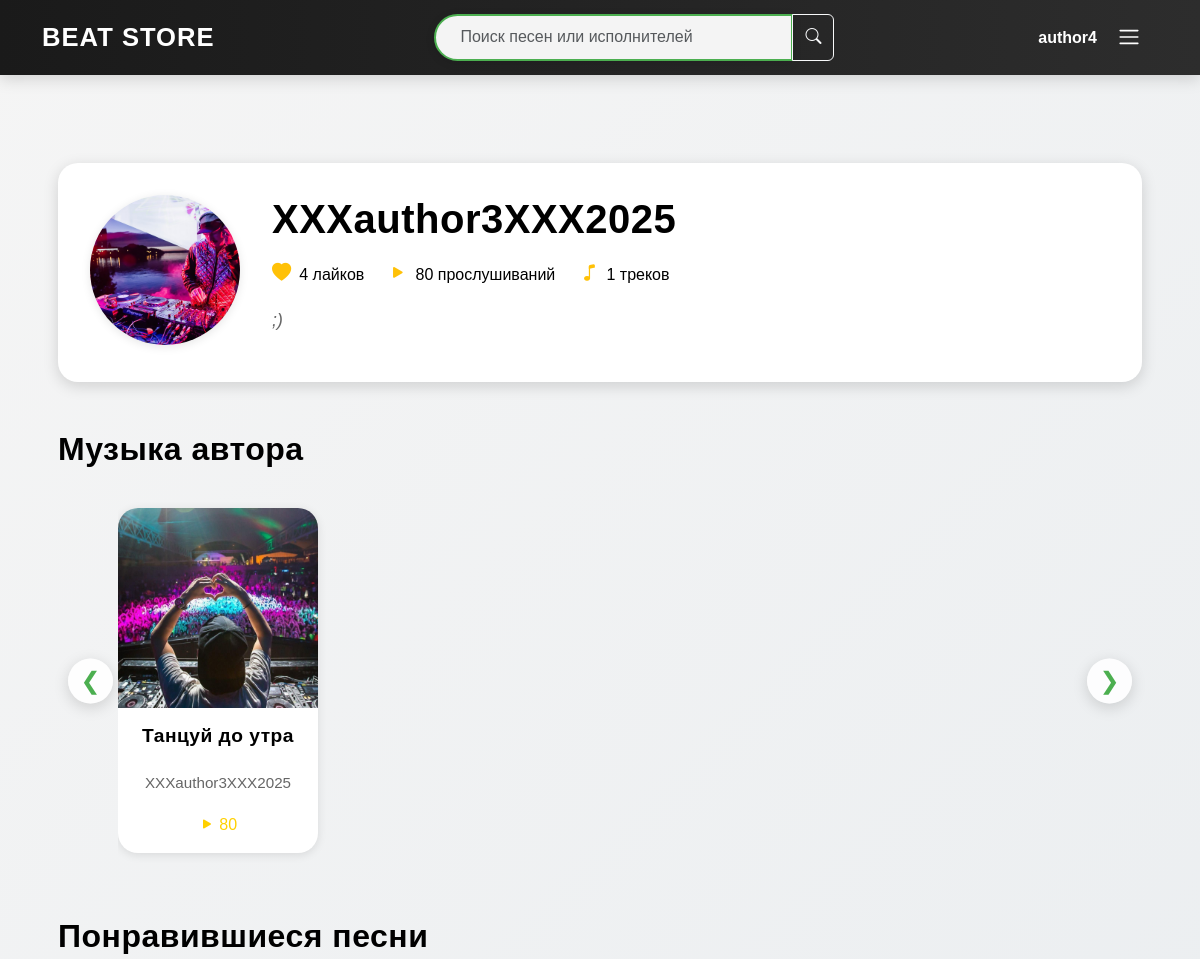
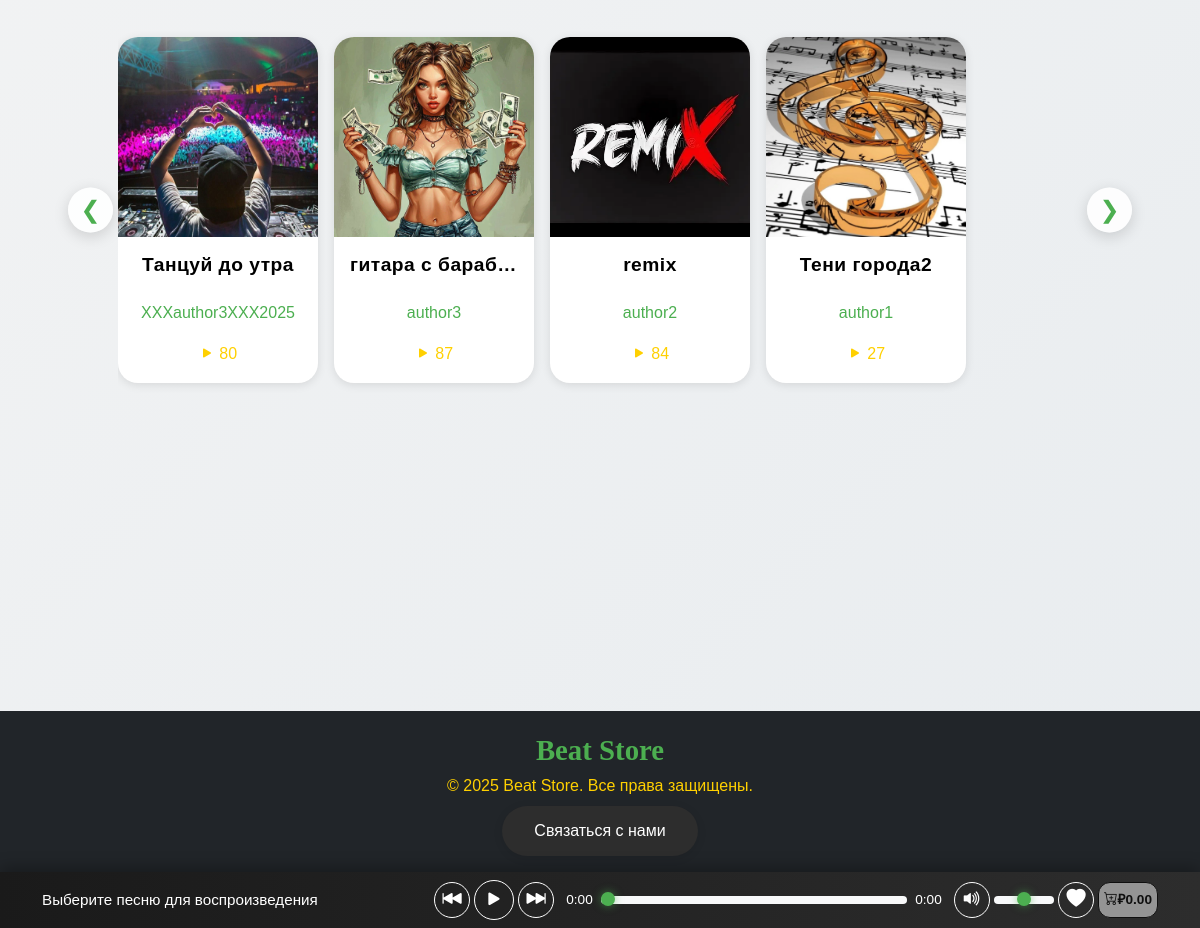
/profile/XXXauthor3XXX2025/ (signed in), run on the app's committed database (2 pictures, top to bottom).
### store/models.py (models this page shows, shortened)
class User(AbstractUser):
    email = models.EmailField(unique=True, verbose_name='Электронная почта')
    balance = models.DecimalField(max_digits=10, decimal_places=2, default=0.00, verbose_name='Баланс')
    class Meta:
        verbose_name = 'Пользователь'
        verbose_name_plural = 'Пользователи'
        indexes = [models.Index(fields=['username', 'email'])]

class Profile(models.Model):
    user = models.OneToOneField(
        User,
        on_delete=models.CASCADE,
        related_name='profile',
        verbose_name='Пользователь'
    )
    status = models.CharField(
        max_length=100,
        blank=True,
        default='',
        verbose_name='Статус'
    )
    photo = models.ImageField(
        upload_to='profile_photos/',
        null=True,
        blank=True,
        verbose_name='Фото'
    )
    @property
    def total_likes(self):
        return self.user.songs.aggregate(total=Count('likes'))['total'] or 0
    @property
    def total_plays(self):
        return self.user.songs.aggregate(total=Sum('total_plays'))['total'] or 0
    class Meta:
        verbose_name = 'Профиль'
        verbose_name_plural = 'Профили'

class Song(models.Model):
    title = models.CharField(max_length=100, verbose_name='Название')
    path = models.FileField(upload_to='songs/', verbose_name='Файл')
    cover = models.ImageField(upload_to='covers/', null=True, blank=True, verbose_name='Обложка')
    likes = models.ManyToManyField(
        User,
        related_name='liked_songs',
        blank=True,
        verbose_name='Лайки'
    )
    author = models.ForeignKey(
        User,
        on_delete=models.CASCADE,
        related_name='songs',
        verbose_name='Автор'
    )
    genre = models.ForeignKey(
        Genre,
        on_delete=models.SET_NULL,
        null=True,
        blank=True,
        verbose_name='Жанр'
    )
    price = models.DecimalField(
        max_digits=8,
        decimal_places=2,
        default=0.00,
        verbose_name='Цена'
    )
    total_plays = models.PositiveIntegerField(default=0, verbose_name='Количество прослушиваний')
    created_at = models.DateTimeField(auto_now_add=True, verbose_name='Дата создания')
    @property
    def total_likes(self):
        return self.likes.count()
    class Meta:
        verbose_name = 'Песня'
        verbose_name_plural = 'Песни'
        ordering = ['-created_at']
        indexes = [
            models.Index(fields=['created_at']),
            models.Index(fields=['total_plays']),
            models.Index(fields=['author', 'created_at']),
        ]
        constraints = [
            models.CheckConstraint(
                check=models.Q(price__gte=0),
                name='song_price_non_negative'
            )
        ]

### store/views.py (the view)
# urls.py: path('profile/<str:username>/', views.profile, name='profile'),
@login_required
def profile(request, username):
    user = get_object_or_404(User, username=username)
    profile = get_object_or_404(Profile, user=user)
    is_own_profile = request.user == user
    songs = Song.objects.filter(author=user).select_related('genre')
    liked_songs = Song.objects.filter(likes=user).select_related('genre')
    all_songs = list(songs) + list(liked_songs)
    all_songs = sorted(all_songs, key=lambda x: x.created_at, reverse=True)
    if request.method == 'POST' and is_own_profile:
        form = ProfileForm(request.POST, request.FILES, instance=profile)
        if form.is_valid():
            form.save()
            messages.success(request, 'Профиль успешно обновлён.')
            return redirect('store:profile', username=username)
        else:
            messages.error(request, 'Ошибка при обновлении профиля. Проверьте данные.')
    else:
        form = ProfileForm(instance=profile)
    songs_json = [
        {
            'id': song.id,
            'path': song.path.url,
            'title': song.title,
            'author': song.author.username,
            'total_likes': song.total_likes,
            'price': float(song.price),
            'total_plays': song.total_plays,
            'cover': song.cover.url if song.cover else '/static/images/default_cover.jpg'
        }
        for song in all_songs
    ]
    context = {
        'profile': profile,
        'is_own_profile': is_own_profile,
        'songs': songs,
        'liked_songs': liked_songs,
        'songs_json': json.dumps(songs_json, ensure_ascii=False),
        'form': form,
    }
    logger.debug(f"Profile view: username={username}, songs={songs.count()}, liked_songs={liked_songs.count()}")
    return render(request, 'store/profile.html', context)

### store/forms.py
class ProfileForm(forms.ModelForm):
    class Meta:
        model = Profile
        fields = ['status', 'photo']
        widgets = {
            'status': forms.Textarea(attrs={'rows': 3, 'class': 'form-control'}),
            'photo': forms.ClearableFileInput(attrs={'class': 'form-control-file'}),
        }

### store/templates/store/profile.html (shortened to what this page needs)
{% extends 'store/base.html' %}
{% load static %}
{% block extra_css %}
    <link href="https://cdn.jsdelivr.net/npm/bootstrap-icons@1.10.5/font/bootstrap-icons.css" rel="stylesheet">
    <link rel="stylesheet" href="{% static 'css/style.css' %}">
    <link rel="stylesheet" href="{% static 'css/profile.css' %}">
{% endblock %}
{% block content %}
    <main>
        <section class="profile-section mb-5">
            <div class="profile-header">
                <div class="profile-image-container">
                    <img src="{% if profile.photo %}{{ profile.photo.url }}{% else %}{% static 'images/default_profile.png' %}{% endif %}"
                         alt="Фото профиля" class="profile-image" loading="lazy">
                </div>
                <div class="profile-details">
                    <h1 class="profile-title">{{ profile.user.username }}</h1>
                    <div class="profile-stats">
                        <span><i class="bi bi-heart-fill"></i> {{ profile.total_likes }} лайков</span>
                        <span><i class="bi bi-play-fill"></i> {{ profile.total_plays }} прослушиваний</span>
                        <span><i class="bi bi-music-note"></i> {{ songs|length }} треков</span>
                    </div>
                    <p class="profile-status">
                        {% if profile.status %}{{ profile.status }}{% else %}<em>Статус не указан</em>{% endif %}
                    </p>
                </div>
            </div>
        </section>
        <section class="category mb-5">
            <h2>Музыка автора</h2>
            <div class="songs-container position-relative">
                <button class="scroll-button left" onclick="scrollSongs('left', 'user-songs')" aria-label="Прокрутить влево">❮</button>
                <div class="songs" id="user-songs">
                    {% for song in songs %}
                        <div class="song-item" data-song-id="{{ song.id }}">
                            <div class="song-image-container">
                            </div>
                            <div class="song-info text-center">
                                <h3 class="song-title">{{ song.title }}</h3>
                                <p class="song-author">{{ song.author.username }}</p>
                                <div class="song-stats">
                                    <span id="plays-count-{{ song.id }}"><i class="bi bi-play-fill"></i> {{ song.total_plays|default:0 }}</span>
                                </div>
                            </div>
                        </div>
                    {% empty %}
                        <p>У этого пользователя ещё нет добавленных песен.</p>
                    {% endfor %}
                </div>
                <button class="scroll-button right" onclick="scrollSongs('right', 'user-songs')" aria-label="Прокрутить вправо">❯</button>
            </div>
        </section>
        <section class="category mb-5">
            <h2>Понравившиеся песни</h2>
            <div class="songs-container position-relative">
                <button class="scroll-button left" onclick="scrollSongs('left', 'liked-songs')" aria-label="Прокрутить влево">❮</button>
                <div class="songs" id="liked-songs">
                    {% for song in liked_songs %}
                        <div class="song-item" data-song-id="{{ song.id }}">
                            <div class="song-image-container">
                            </div>
                            <div class="song-info text-center">
                                <h3 class="song-title">{{ song.title }}</h3>
                                <p class="song-author">
                                    <a href="{% url 'store:profile' song.author.username %}" class="song-author-link">{{ song.author.username }}</a>
                                </p>
                                <div class="song-stats">
                                    <span id="plays-count-{{ song.id }}"><i class="bi bi-play-fill"></i> {{ song.total_plays|default:0 }}</span>
                                </div>
                            </div>
                        </div>
                    {% empty %}
                        <p>У этого пользователя ещё нет понравившихся песен.</p>
                    {% endfor %}
                </div>
                <button class="scroll-button right" onclick="scrollSongs('right', 'liked-songs')" aria-label="Прокрутить вправо">❯</button>
            </div>
        </section>
    </main>
{% endblock %}

### store/templates/store/header.html (shortened to what this page needs)
{% load static %}
<header class="navbar">
    <div class="container">
        <a class="navbar-brand" href="{% url 'store:index' %}">Beat Store</a>
        <form class="search-form mx-auto" action="{% url 'store:music_list' %}" method="get">
            <div class="input-group">
                <input class="search-input form-control" type="search" name="search" placeholder="Поиск песен или исполнителей" aria-label="Поиск">
                <button class="btn btn-outline-light search-btn" type="submit" aria-label="Поиск">
                    <i class="bi bi-search"></i>
                </button>
            </div>
        </form>
        <div class="auth-section">
            {% if user.is_authenticated %}
                <a href="{% url 'store:profile' user.username %}" class="nav-link username">{{ user.username }}</a>
            {% else %}
                <a href="{% url 'store:login' %}" class="auth-btn">Вход</a>
            {% endif %}
        </div>
        <button class="navbar-toggler ms-2" type="button" data-bs-toggle="offcanvas" data-bs-target="#offcanvasNavbar" aria-controls="offcanvasNavbar" aria-label="Переключить навигацию">
            <span class="navbar-toggler-icon"></span>
        </button>
    </div>
</header>

### static/css/style.css (style rules this page uses)
:root { --footer-bg: #1a1a1a; --primary-color: #4CAF50; --dark-bg: #1a1a1a; --light-bg: #f5f5f5; --text-dark: #000000; --text-light: #ffffff; --close-button-color: #ffffff; --transition: all 0.3s ease; --shadow-sm: 0 2px 10px rgba(0, 0, 0, 0.1); --shadow-md: 0 4px 15px rgba(0, 0, 0, 0.15); --like-color: rgb(255, 0, 0); --cart-color: #fefe02; --highlight-color: #ffffff; }
*, *::before, *::after { box-sizing: border-box; margin: 0; padding: 0; }
body { font-family: 'Montserrat', sans-serif; background: linear-gradient(135deg, var(--light-bg) 0%, #e8ecef 100%); color: var(--text-dark); line-height: 1.6; display: flex; flex-direction: column; min-height: 100vh; }
h1, h2, h3, h4, h5, h6 { font-family: 'Gill Sans', 'Gill Sans MT', Calibri, 'Trebuchet MS', sans-serif; color: var(--text-dark); margin-bottom: 1.5rem; font-weight: 700; letter-spacing: 0.5px; }
p, a, span, li { font-size: 1rem; color:#ffd000; font-weight: 400; }
main { flex: 1; padding: 2rem 1rem; max-width: 1400px; margin: 0 auto; padding-bottom: 120px; }
.navbar { background: linear-gradient(to right, var(--dark-bg), #2d2d2d); padding: 0.75rem 1rem; box-shadow: var(--shadow-md); position: sticky; top: 0; z-index: 1000; display: flex; justify-content: space-between; align-items: center; }
.navbar-brand { font-size: 1.6rem; font-weight: 700; color: var(--highlight-color); text-transform: uppercase; letter-spacing: 1px; transition: var(--transition); }
.auth-section { display: flex; align-items: center; gap: 1.2rem; }
.username { color: var(--highlight-color); font-weight: 600; transition: var(--transition); }
.navbar-toggler { margin-right: 5px; border: none; padding: 0.25rem 0.75rem; color: var(--highlight-color); }
.search-form { margin: 0 1rem; position: relative; max-width: 400px; flex-grow: 1; }
.search-input { border-radius: 50px; padding: 0.6rem 1.5rem; border: 2px solid var(--primary-color); font-family: 'Montserrat', sans-serif; background: rgba(255, 255, 255, 0.95); box-shadow: var(--shadow-sm); transition: var(--transition); }
.category { margin: 2rem 0; }
.songs-container { position: relative; user-select: none; padding: 0 60px; }
.songs { display: flex; overflow-x: auto; scrollbar-width: none; -ms-overflow-style: none; padding: 1rem 0; scroll-behavior: smooth; gap: 1rem; touch-action: pan-x; }
.song-item { flex: 0 0 200px; background: var(--text-light); border-radius: 20px; box-shadow: var(--shadow-sm); transition: var(--transition); cursor: pointer; overflow: hidden; touch-action: manipulation; }
.song-image-container { position: relative; width: 100%; padding-top: 100%; }
.song-info { padding: 1rem; text-align: center; }
.song-title { font-family: 'Montserrat', sans-serif; font-size: 1.2rem; font-weight: 700; white-space: nowrap; overflow: hidden; text-overflow: ellipsis; }
.song-author { font-family: 'Montserrat', sans-serif; font-size: 0.95rem; color: #666; white-space: nowrap; overflow: hidden; text-overflow: ellipsis; }
.song-author-link { color: var(--primary-color); text-decoration: none; transition: var(--transition); }
.scroll-button { position: absolute; top: 50%; transform: translateY(-50%); background: rgba(255, 255, 255, 0.9); color: var(--primary-color); width: 45px; height: 45px; box-shadow: var(--shadow-md); border: none; border-radius: 50%; font-size: 1.5rem; transition: var(--transition); z-index: 10; }
.scroll-button.left { left: 10px; }
.scroll-button.right { right: 10px; }

### data on the page
User: username "author4"
Profile: photo (picture), user.username "XXXauthor3XXX2025", total_likes "4", total_plays "80", status ";)"
Song: title "Танцуй до утра", author.username "XXXauthor3XXX2025", total_plays "80"
Song: title "гитара с бараб…", author.username "author3", total_plays "87"
Song: title "remix", author.username "author2", total_plays "84"
Song: title "Тени города2", author.username "author1", total_plays "27"

### other printed values
{{ songs|length }} "1"
